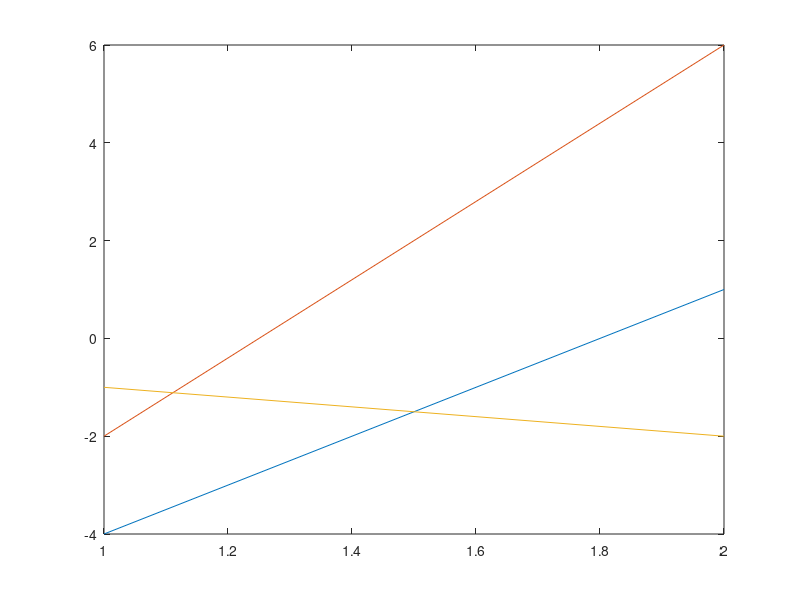

MATLAB code to generate this figure:
r = [-1
        -2];
s = [-3
         3];
u = [2
        -1];
v = [3
        1];
w = [1
        3];

rpluss = 0;
splusw = 0;
uminusv = 0;

for i = 1:2
    rpluss(i) = r(i) + s(i);
end

for i = 1:2
    splusw(i) = s(i) + w(i);
end

for i = 1:2
    uminusv(i) = u(i) - v(i);
end

M = [-4 -2 -1 ;
      1  6 -2];

plot(M);